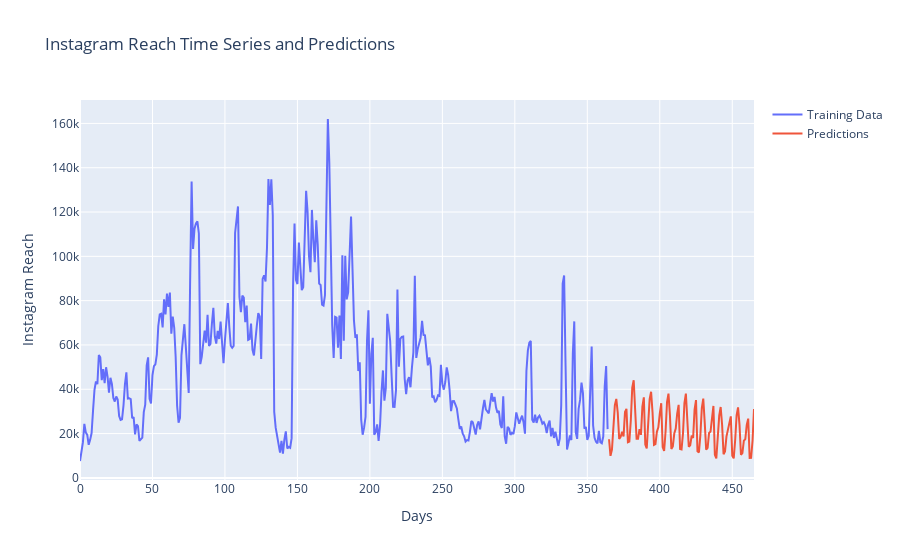

The cell this chart's notebook holds for it:
### Code cell
y_s= model_s.predict(len(data), len(data)+100)

trace_train2 = go.Scatter(x=data.index, 
                         y=data["Instagram reach"], 
                         mode="lines", 
                         name="Training Data")
trace_pred2 = go.Scatter(x=y_s.index, 
                        y=y_s, 
                        mode="lines", 
                        name="Predictions")

layout2 = go.Layout(title="Instagram Reach Time Series and Predictions", 
                   xaxis_title="Days", 
                   yaxis_title="Instagram Reach")

fig2 = go.Figure(data=[trace_train2, trace_pred2], layout=layout2)
fig2.show()

### Figure 1 — Plotly figure (JSON) as saved in the notebook; plotly's stock layout.template omitted (floating-point values rounded to 4 significant figures; data arrays with more than 128 entries replaced by an {"elided": "..."} marker saying what was removed)
{"data": [{"mode": "lines", "name": "Training Data", "type": "scatter", "x": {"elided": "365 int values"}, "y": {"elided": "365 int values"}}, {"mode": "lines", "name": "Predictions", "type": "scatter", "x": [365, 366, 367, 368, 369, 370, 371, 372, 373, 374, 375, 376, 377, 378, 379, 380, 381, 382, 383, 384, 385, 386, 387, 388, 389, 390, 391, 392, 393, 394, 395, 396, 397, 398, 399, 400, 401, 402, 403, 404, 405, 406, 407, 408, 409, 410, 411, 412, 413, 414, 415, 416, 417, 418, 419, 420, 421, 422, 423, 424, 425, 426, 427, 428, 429, 430, 431, 432, 433, 434, 435, 436, 437, 438, 439, 440, 441, 442, 443, 444, 445, 446, 447, 448, 449, 450, 451, 452, 453, 454, 455, 456, 457, 458, 459, 460, 461, 462, 463, 464, 465], "y": [17440.0, 9927.0, 12730.0, 21230.0, 32830.0, 35630.0, 29390.0, 17590.0, 18520.0, 20800.0, 18710.0, 29700.0, 31180.0, 16070.0, 16380.0, 25890.0, 40770.0, 44100.0, 33070.0, 17690.0, 17650.0, 22030.0, 19430.0, 32140.0, 36370.0, 15090.0, 13300.0, 23980.0, 35530.0, 38890.0, 29610.0, 14920.0, 15240.0, 20850.0, 22800.0, 29050.0, 33720.0, 13960.0, 12130.0, 21040.0, 34240.0, 38070.0, 28320.0, 13060.0, 14190.0, 20020.0, 22230.0, 28960.0, 32990.0, 13020.0, 12850.0, 20010.0, 33780.0, 38010.0, 27600.0, 14060.0, 14700.0, 19090.0, 18060.0, 30790.0, 35120.0, 12000.0, 11500.0, 19300.0, 31540.0, 35810.0, 25030.0, 12690.0, 13600.0, 20300.0, 20910.0, 28270.0, 32480.0, 10370.0, 8757.0, 18250.0, 28060.0, 32000.0, 23940.0, 10690.0, 11940.0, 18640.0, 21440.0, 24240.0, 27760.0, 9961.0, 8840.0, 16980.0, 28170.0, 31800.0, 23900.0, 10450.0, 11190.0, 16770.0, 17470.0, 23940.0, 26740.0, 9003.0, 9037.0, 16770.0, 31100.0]}], "layout": {"title": {"text": "Instagram Reach Time Series and Predictions"}, "xaxis": {"title": {"text": "Days"}}, "yaxis": {"title": {"text": "Instagram Reach"}}}}
